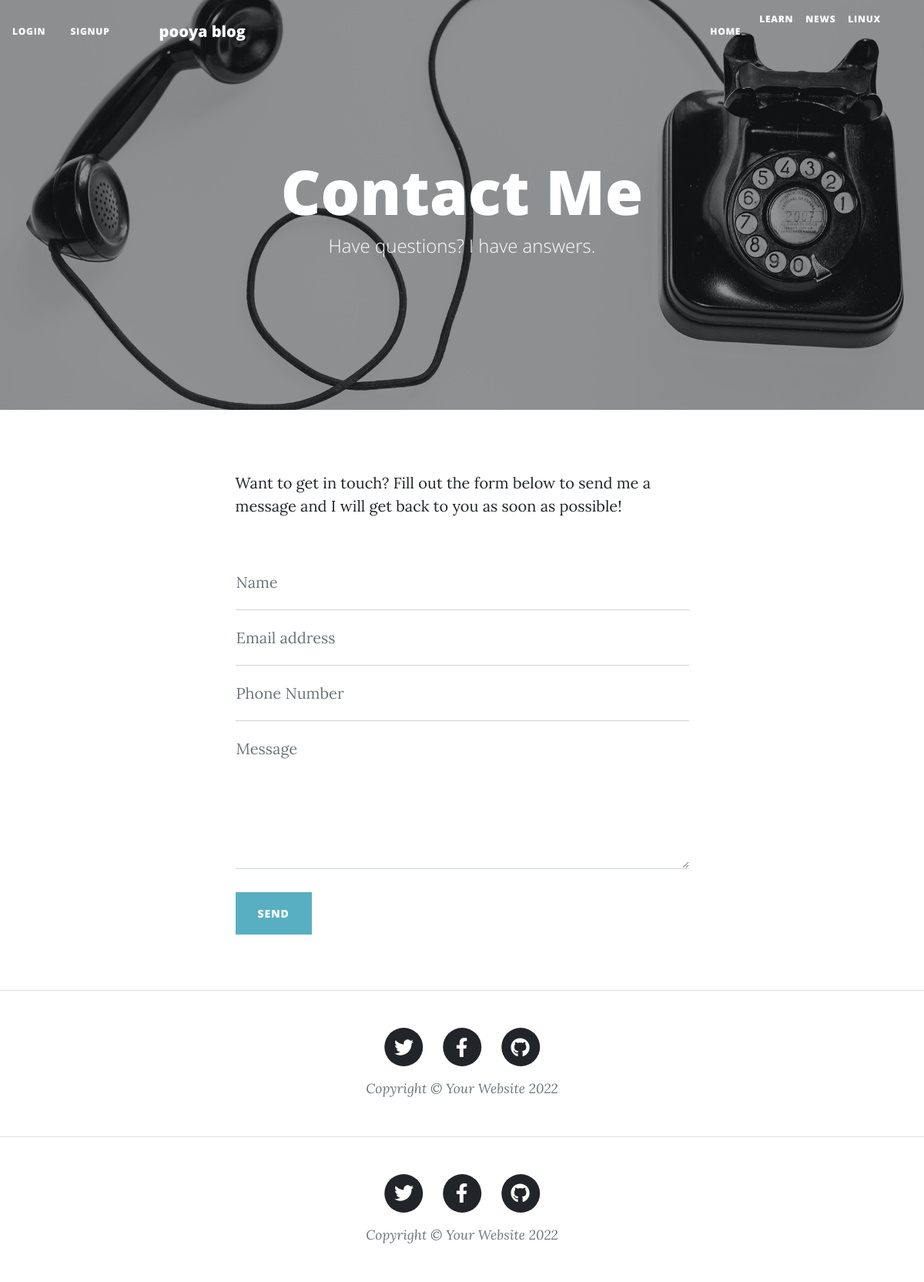
Page /contact/ on the committed database.
### blog/models.py (models this page shows, shortened)
class Category(models.Model):
    STATUS_CHOICES = (
    ('d', 'Draft'),
    ('p', 'Published')
    )
    title = models.CharField(max_length = 200, verbose_name = 'category name')
    slug = models.SlugField(max_length = 100, unique = True, verbose_name = 'category addres')
    status = models.BooleanField(default = True , verbose_name = 'show')
    position = models.IntegerField(verbose_name = 'position')
    fav = models.BooleanField(default = False)
    class Meta:
        verbose_name = 'category'
        verbose_name_plural = 'categorys'
        ordering = ['position']

### blog/views.py (the view)
# urls.py: path('contact/', views.contact, name = 'contact'),
def contact(request):
    return render(request, 'blog/contact.html')

### blog/templatetags/basetags.py (called while the page is built)
@register.simple_tag
def title():
    return 'pooya blog'

@register.inclusion_tag('blog/partials/category_navbar.html')
def category_navbar():
    return {
        'category': Category.objects.filter(status=True)
    }

### blog/templates/blog/contact.html (shortened to what this page needs)
{% extends 'blog/base.html' %}
{% load static %}
{% block main %}
<!DOCTYPE html>
<html lang="en">
    <body>
        <header class="masthead" style="background-image: url('assets/img/contact-bg.jpg')">
            <div class="container position-relative px-4 px-lg-5">
                <div class="row gx-4 gx-lg-5 justify-content-center">
                    <div class="col-md-10 col-lg-8 col-xl-7">
                        <div class="page-heading">
                            <h1>Contact Me</h1>
                            <span class="subheading">Have questions? I have answers.</span>
                        </div>
                    </div>
                </div>
            </div>
        </header>
        <main class="mb-4">
            <div class="container px-4 px-lg-5">
                <div class="row gx-4 gx-lg-5 justify-content-center">
                    <div class="col-md-10 col-lg-8 col-xl-7">
                        <p>Want to get in touch? Fill out the form below to send me a message and I will get back to you as soon as possible!</p>
                        <div class="my-5">
                            <form id="contactForm" data-sb-form-api-token="API_TOKEN">
                                <div class="form-floating">
                                    <input class="form-control" id="name" type="text" placeholder="Enter your name..." data-sb-validations="required" />
                                    <label for="name">Name</label>
                                </div>
                                <div class="form-floating">
                                    <input class="form-control" id="email" type="email" placeholder="Enter your email..." data-sb-validations="required,email" />
                                    <label for="email">Email address</label>
                                </div>
                                <div class="form-floating">
                                    <input class="form-control" id="phone" type="tel" placeholder="Enter your phone number..." data-sb-validations="required" />
                                    <label for="phone">Phone Number</label>
                                </div>
                                <div class="form-floating">
                                    <textarea class="form-control" id="message" placeholder="Enter your message here..." style="height: 12rem" data-sb-validations="required"></textarea>
                                    <label for="message">Message</label>
                                </div>
                                <br />
                                <button class="btn btn-primary text-uppercase disabled" id="submitButton" type="submit">Send</button>
                            </form>
                        </div>
                    </div>
                </div>
            </div>
        </main>
        <footer class="border-top">
            <div class="container px-4 px-lg-5">
                <div class="row gx-4 gx-lg-5 justify-content-center">
                    <div class="col-md-10 col-lg-8 col-xl-7">
                        <ul class="list-inline text-center">
                            <li class="list-inline-item">
                                <a href="#!">
                                    <span class="fa-stack fa-lg">
                                        <i class="fas fa-circle fa-stack-2x"></i>
                                        <i class="fab fa-twitter fa-stack-1x fa-inverse"></i>
                                    </span>
                                </a>
                            </li>
                            <li class="list-inline-item">
                                <a href="#!">
                                    <span class="fa-stack fa-lg">
                                        <i class="fas fa-circle fa-stack-2x"></i>
                                        <i class="fab fa-facebook-f fa-stack-1x fa-inverse"></i>
                                    </span>
                                </a>
                            </li>
                            <li class="list-inline-item">
                                <a href="#!">
                                    <span class="fa-stack fa-lg">
                                        <i class="fas fa-circle fa-stack-2x"></i>
                                        <i class="fab fa-github fa-stack-1x fa-inverse"></i>
                                    </span>
                                </a>
                            </li>
                        </ul>
                        <div class="small text-center text-muted fst-italic">Copyright &copy; Your Website 2022</div>
                    </div>
                </div>
            </div>
        </footer>
    </body>
</html>
{% endblock %}

### blog/templates/blog/partials/category_navbar.html
<div class="collapse navbar-collapse" id="navbarResponsive">
    <ul class="navbar-nav ms-auto py-4 py-lg-0">
        <li class="nav-item"><a class="nav-link px-lg-3 py-3 py-lg-4" href="{% url 'fotball:home' %}">Home</a></li>
        {% for cat in category %}
            <li class="nav-item">
                <a class="nav-link" href="#">{{cat.title}}</a>
            </li>
        {% endfor %}
    </ul>
</div>

### rows in the picture
Category: title "LEARN"
Category: title "NEWS"
Category: title "LINUX"
